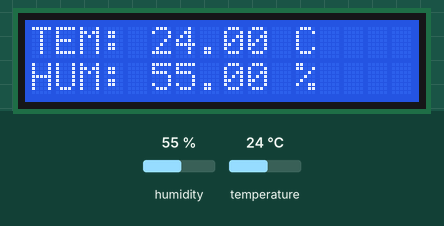
Recording of a sketch running on a simulated Arduino Uno, built with avr-gcc and run on an emulated ATmega328P. Parts: 16×2 character LCD. The inputs (shaded band) are chosen by the test bench; at power-on: humidity 55 %, temperature 24 °C. The local clock reads 2024-03-15 10:24:30 at power-on unless the sketch sets it.

Above: at 1.2 s.
1.3 s: humidity set to 22 %
At 11.2 s:
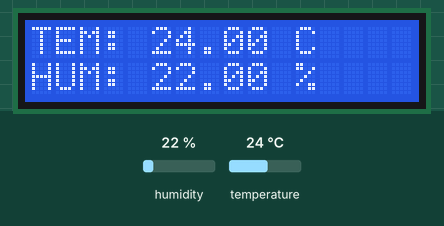
15.3 s: temperature set to 12 °C
At 21.5 s:
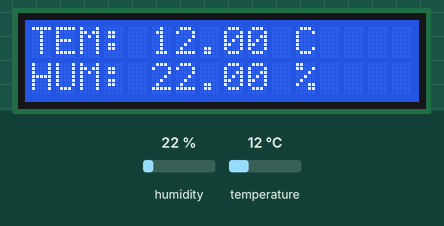
26.6 s: humidity set to 40 %
At 30.5 s:
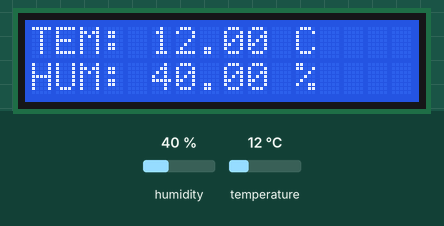
36.7 s: temperature set to 19 °C
At 40.7 s:
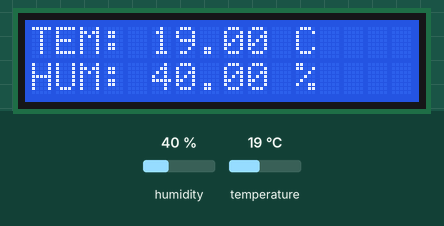
Timing chart, 0 to 42.2 s (numbered marks = the images above; inputs shaded):
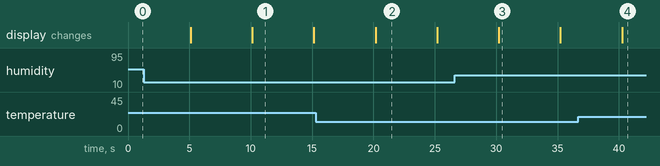

The sketch:

lcd_temdity.ino
```cpp
// include the library code:
#include <LiquidCrystal.h>
#include <dht.h>
#include <Wire.h>
#include "RTClib.h"

dht DHT;

// rtc ds3231
RTC_DS3231 rtc;

// initialize the library by associating any needed LCD interface pin
// with the arduino pin number it is connected to
const int rs = 12, en = 11, d4 = 5, d5 = 4, d6 = 3, d7 = 2;
LiquidCrystal lcd(rs, en, d4, d5, d6, d7);

const int dhtPin = 7;

void setup() {
  // set up the LCD's number of columns and rows:
  lcd.begin(16, 2);

  Serial.begin(9600);

  // test rtc is connected + set time first time compiled
  if (! rtc.begin()) {
    Serial.println("There is not module RTC");
    while (1);
  }
  // comment after first compiled
  // rtc.adjust(DateTime(F(__DATE__), F(__TIME__)));
}

void loop() {
  DHT.read11(dhtPin);
  lcd.clear();

  // TEMP
  displayTemp();

  // HUM
  displayHum();

  delay(5000);

  // DATE + TIME
  lcd.clear();
  DateTime now = rtc.now();

  displayDate(now);
  displayTime(now);

  delay(5000);
}

void displayTemp() {
  lcd.setCursor(0, 0);
  lcd.print("TEM:");

  lcd.setCursor(5, 0);
  lcd.print(DHT.temperature);

  lcd.setCursor(11, 0);
  lcd.print("C");
}

void displayHum() {
  lcd.setCursor(0, 1);
  lcd.print("HUM:");

  lcd.setCursor(5, 1);
  lcd.print(DHT.humidity);

  lcd.setCursor(11, 1);
  lcd.print("%");
}

void displayDate(DateTime t) {
  lcd.setCursor(0, 0);
  lcd.print("DAT:");

  lcd.setCursor(5, 0);
  lcd.print(t.day());

  lcd.setCursor(7, 0);
  lcd.print("/");

  lcd.setCursor(8, 0);
  lcd.print(t.month());

  lcd.setCursor(10, 0);
  lcd.print("/");

  lcd.setCursor(11, 0);
  lcd.print(t.year());
}

void displayTime(DateTime t) {
  lcd.setCursor(0, 1);
  lcd.print("TIM:");

  lcd.setCursor(5, 1);
  lcd.print(t.hour());

  lcd.setCursor(7, 1);
  lcd.print(":");

  lcd.setCursor(8, 1);
  lcd.print(t.minute());

  lcd.setCursor(10, 1);
  lcd.print(":");

  lcd.setCursor(11, 1);
  lcd.print(t.second());
}
```

Measured:
- what the display in image 1 shows lasts 5.0 s, from 10.1 s to 15.1 s
